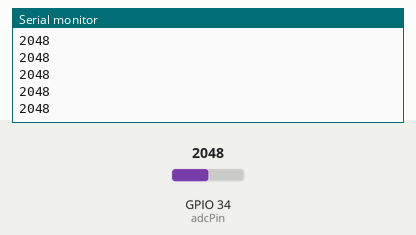
Recording of a sketch running on a simulated ESP32. Shown: the last lines printed to the serial monitor. Inputs (shaded band) come from the test bench; at power-on: GPIO 34 (adcPin) = 2048 (analog values on the 0–4095 scale).

Above: at 1.2 s.
1.3 s: GPIO 34 (adcPin) set to 2866
At 2.2 s:
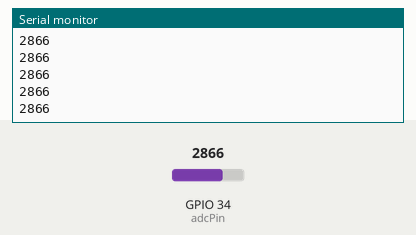
2.8 s: GPIO 34 (adcPin) set to 3603
At 3.8 s:
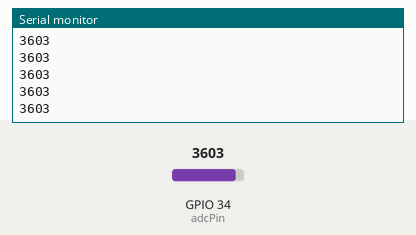
Timing chart, 0 to 4.1 s (numbered marks = the images above; inputs shaded):
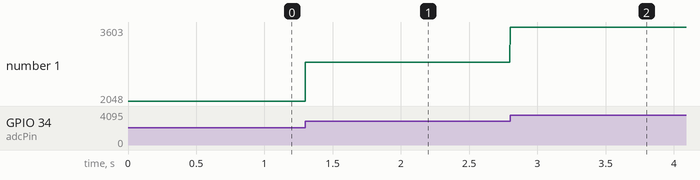

The sketch:

adc_logger.ino
```cpp
const int adcPin = 34;          // ESP32 ADC pin connected to conditioned radar signal
const int sampleDelayUs = 500;  // 500 us gives about 2 kHz sampling

void setup() {
  Serial.begin(115200);
  analogReadResolution(12);    // 0 to 4095
  analogSetPinAttenuation(adcPin, ADC_11db); // Allows readings close to 3.3 V
}

void loop() {
  int sample = analogRead(adcPin);
  Serial.println(sample);
  delayMicroseconds(sampleDelayUs);
}


//this code is for data aquisition......to be uploaded to esp only during data collection
```

Measured:
- after the input at 1.3 s, the serial monitor: prints a new line at once (image 1)
- after the input at 2.8 s, the serial monitor: prints a new line at once (image 2)
- plotted number 1: 2048 → 2866 after the input at 1.3 s, 2866 → 3603 after the input at 2.8 s
